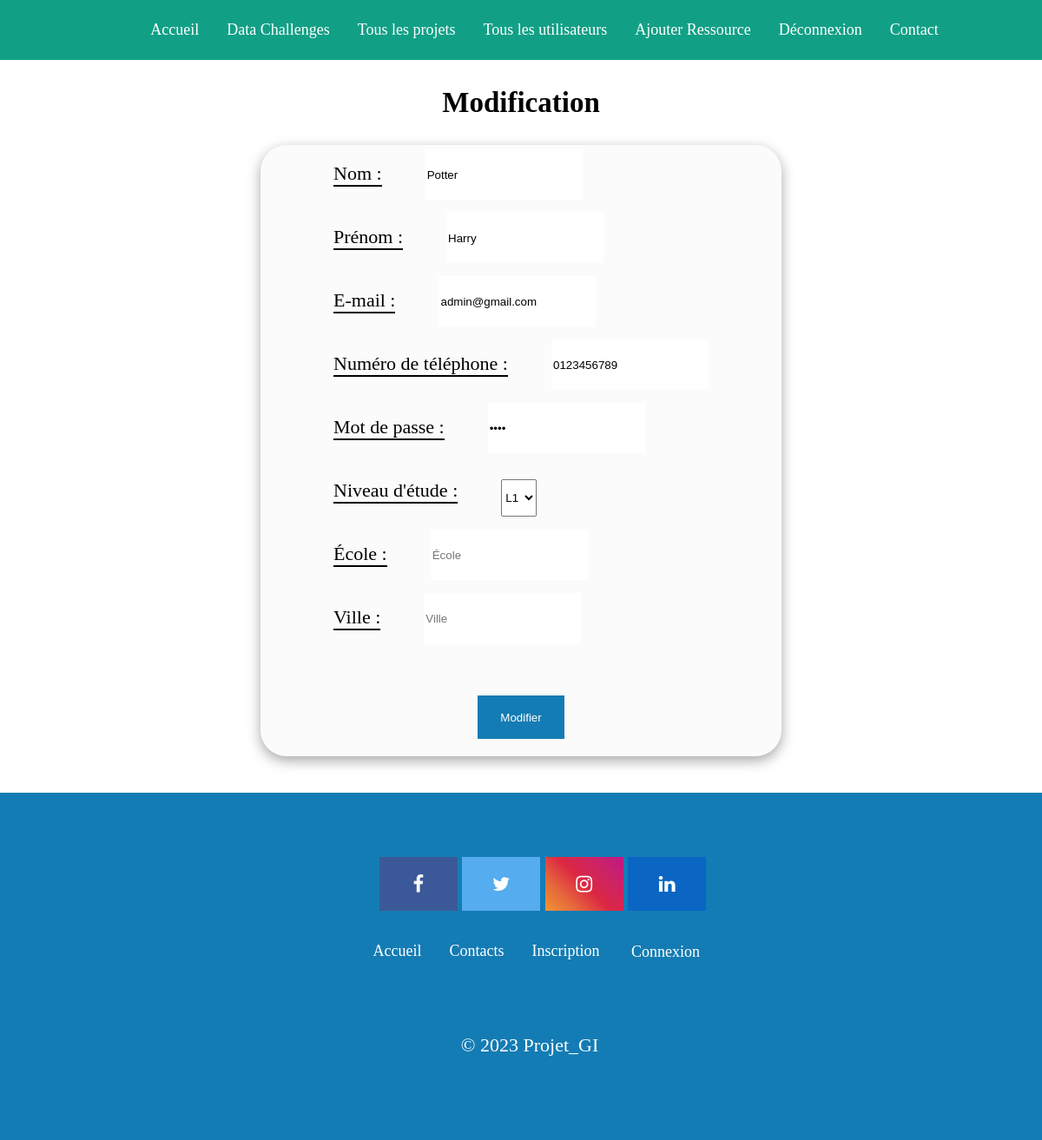
/php/update_profile.php (signed in), run on the app's committed database.
### tables this page shows
CREATE TABLE Utilisateurs (
    ID INT AUTO_INCREMENT PRIMARY KEY,
    Nom VARCHAR(255),
    Prenom VARCHAR(255),
    Entreprise VARCHAR(255),
    Telephone VARCHAR(255),
    Email VARCHAR(255),
    DateDebut DATE,
    DateFin DATE,
    MotDePasse VARCHAR(255),
    Role ENUM('Admin', 'Gestionnaire', 'Etudiant'),
    Niveau ENUM('L1','L2','L3','M1','M2','D'),
    Ecole VARCHAR(255),
    Ville VARCHAR(255)
);

### public/php/update_profile.php (the view, shortened to what this page needs)
<?php
    include('header.php');
    require_once __DIR__ . '/../../src/controllers/etudiant_controller.php';
    require_once __DIR__ . '/../../src/controllers/user_controller.php';
    $db = new Database();
    $con = $db->connect();
    $stmt = $con->prepare('SELECT * FROM Utilisateurs WHERE ID = ?');
    $id = $_SESSION['user_id'];
    $stmt->bind_param("i", $id);
    $stmt->execute();
    $stmt->bind_result($id, $nom, $prenom, $entreprise, $telephone, $email, $dateDebut, $dateFin, $mdp, $role, $niveau, $ecole, $ville);
?>
<!DOCTYPE html >
<html xml:lang="fr" lang="fr">
<head>
    <link href="../css/stylle.css" rel="stylesheet" />
    <link href="../css/update_profile.css" rel="stylesheet" />
</head>
    <body>
        <h2 id="Modif">Modification</h2>
        <form action="update_profile.php" method="post">
            <div class="row">
                <label>Nom :</label>
                <input type="text" placeholder="Votre nom" name="nom" value="<?php if(isset($nom)){ echo $nom; }else{ echo $afficher_profil['nom'];}?>" required>
            </div>
            <div class="row">
                <label>Prénom :</label>
                <input type="text" placeholder="Votre prénom" name="prenom" value="<?php if(isset($prenom)){ echo $prenom; }else{ echo $afficher_profil['prenom'];}?>" required>
            </div>
            <div class="row">
                <label>E-mail :</label>
                <input type="email" placeholder="Adresse mail" name="email" value="<?php if(isset($email)){ echo $email; }else{ echo $afficher_profil['mail'];}?>" required>
            </div>
            <div class="row">
                <label>Numéro de téléphone :</label>
                <input type="text" placeholder="Téléphone" name="telephone" value="<?php if(isset($telephone)){ echo $telephone; }else{ echo $afficher_profil['telephone'];}?>" required>
            </div>
            <div class="row">
                <label>Mot de passe :</label>
                <input type="password" placeholder="Mot de passe" name="mdp" value="<?php if(isset($mdp)){ echo $mdp; }else{ echo $afficher_profil['mdp'];}?>" required>
            </div>
            <div class="row">
                <label>Niveau d'étude :</label>
                <select placeholder="Niveau" name="niveau" value="<?php if(isset($niveau)){ echo $niveau; }else{ echo $afficher_profil['niveau'];}?>" required>>
                            <option value="L1"> L1 </option>
                </select>
            </div>
            <div class="row">
                <label>École :</label>
                <input type="text" placeholder="École" name="ecole" value="<?php if(isset($ecole)){ echo $ecole; }else{ echo $afficher_profil['ecole'];}?>" required>
            </div>
            <div class="row">
                <label>Ville :</label>
                <input type="text" placeholder="Ville" name="ville" value="<?php if(isset($ville)){ echo $ville; }else{ echo $afficher_profil['ville'];}?>" required>
            </div>
            <button onclick="window.location.href = 'profile.php';" type="submit" name="modification" id="update">Modifier</button>
        </form>
        <?php
            include ('footer.php');
        ?>
    </body>
</html>

### public/css/stylle.css (style rules this page uses)
body { font-family: 'Aboreto';font-size: 22px; width: 100%; margin: 70px auto; background-color: #ffffff; display: grid; grid-template: "header " auto "main " 1fr "footer " auto; }

### public/css/update_profile.css (style rules this page uses)
body { background-image: url(https://png.pngtree.com/background/20210715/original/pngtree-abstract-white-geometric-volume-hexagonal-decorative-background-in-minimalist-style-picture-image_1329186.jpg); background-size: cover; }
form { background-color: #fbfbfb; border-radius: 30px; width: 50%; place-self: center; place-content: center; padding-top: 20px; display:grid; box-shadow: rgba(0, 0, 0, 0.35) 0px 5px 15px; padding-bottom: 20px; }
#Modif { display:grid; place-content: center; margin-top: 30px; margin-bottom: 30px; }
.row { display:flex; margin-bottom: 30px; }
label { margin-right: 50px; border-bottom: solid 2px black; margin-bottom: 15px; }
input { border: none; margin-top: -15px; }
#update { height: 50px; border:none; display:block; color: white; background-color: #147cb4; width: 100px; margin-top: 30px; place-self: center; }

### data on the page
utilisateurs: nom "Potter", prenom "Harry", email "admin@gmail.com", telephone "0123456789"
